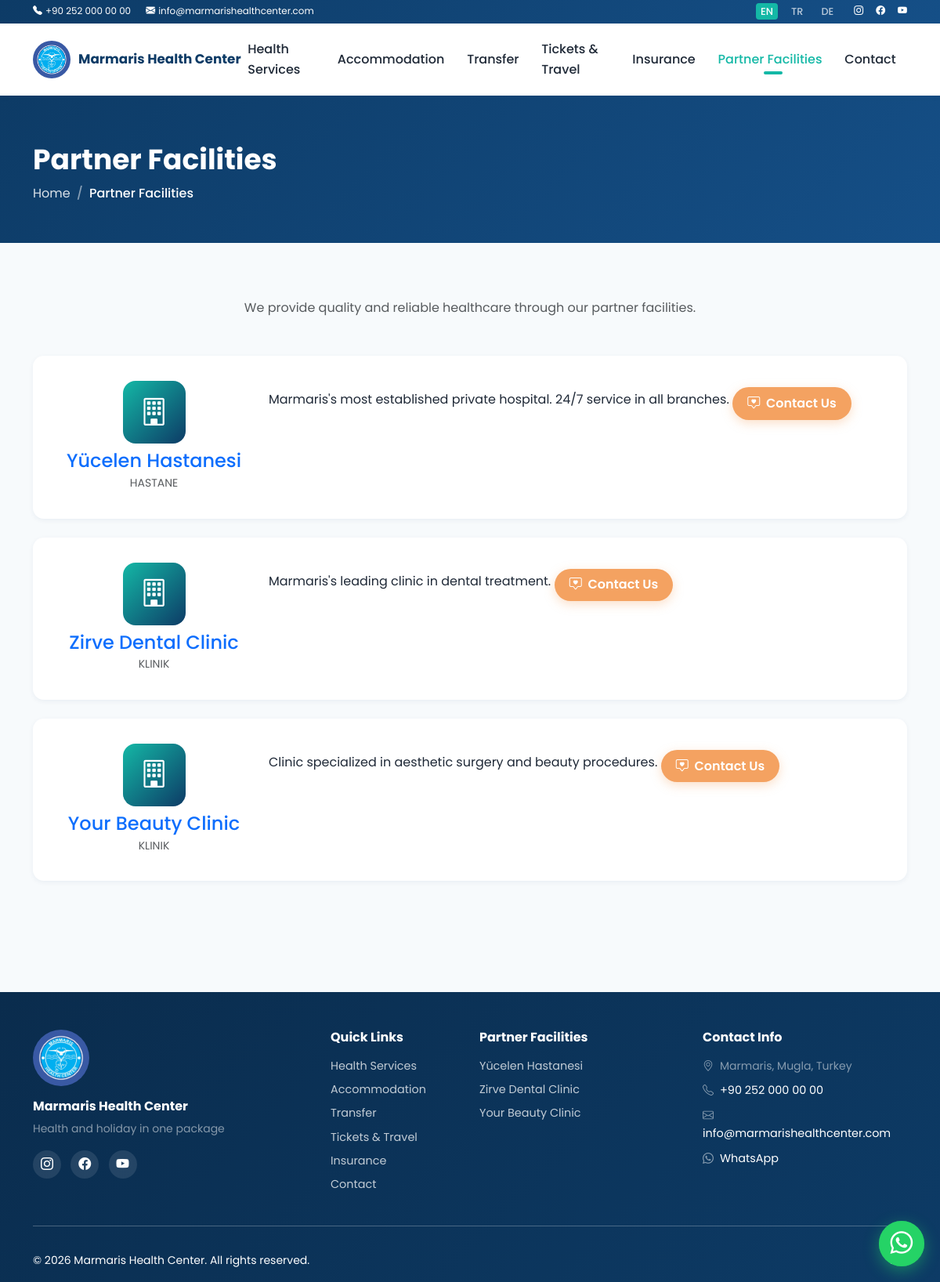
The app's page /partner-tesisler.php with its own data.
### tables this page shows
CREATE TABLE partnerler (
  id           INT AUTO_INCREMENT PRIMARY KEY,
  ad           VARCHAR(160),
  logo         VARCHAR(255),
  site         VARCHAR(255),
  tip          ENUM('hastane','klinik','laboratuvar','sigorta','konaklama','digerleri') DEFAULT 'klinik',
  sira         INT DEFAULT 0,
  durum        TINYINT(1) DEFAULT 1,
  tr_aciklama  TEXT,
  en_aciklama  TEXT,
  de_aciklama  TEXT
);

### inc/dil.php (called while the page is built, shortened)
<?php
function aktifDil(): string {
    $g = $_GET['lang'] ?? null;
    $c = $_COOKIE['mhc_dil'] ?? null;
    return VARSAYILAN_DIL;
}
$DIL = aktifDil();
$_LANG = [];
$dosya = __DIR__ . '/../lang/' . $DIL . '.php';
if (is_file($dosya)) {
    $_LANG = require $dosya;
}
function t(string $anahtar, array $degiskenler = []): string {
    global $_LANG;
    $deger = $_LANG[$anahtar] ?? $anahtar;
    return $deger;
}
function dilliAlan(array $satir, string $alanAdi): string {
    global $DIL;
    $kolon = $DIL . '_' . $alanAdi;
    if (!empty($satir[$kolon])) return (string)$satir[$kolon];
    return '';
}
function url(string $sayfa = '', string $slug = ''): string {
    global $DIL;
    $base = SITE_URL;
    $prefix = ($DIL === VARSAYILAN_DIL) ? '' : '/' . $DIL;
    $yol = $sayfa === '' ? '/' : ('/' . $sayfa . ($slug !== '' ? '/' . $slug : ''));
    if ($sayfa === '' && $prefix === '') return $base . '/';
    return $base . $prefix . $yol;
}

### inc/helpers.php (called while the page is built, shortened)
<?php
require_once __DIR__ . '/db.php';
function e($v): string {
    return htmlspecialchars((string)$v, ENT_QUOTES | ENT_SUBSTITUTE, 'UTF-8');
}
function ayar(string $anahtar, string $varsayilan = ''): string {
    static $cache = null;
    global $db;
    if ($cache === null) {
        $cache = [];
        try {
            $rows = $db->query("SELECT anahtar, deger FROM ayarlar")->fetchAll();
            foreach ($rows as $r) $cache[$r['anahtar']] = $r['deger'];
        } catch (Throwable $e) {}
    }
    return $cache[$anahtar] ?? $varsayilan;
}
function ayarDilli(string $anahtar, string $varsayilan = ''): string {
    global $DIL;
    $v = ayar($anahtar . '_' . $DIL);
    if ($v !== '') return $v;
    return ayar($anahtar . '_tr', $varsayilan);
}
function getList(string $tablo, string $where = '', array $params = [], string $orderBy = 'sira ASC, id DESC', int $limit = 0): array {
    global $db;
    $sql = "SELECT * FROM `$tablo`";
    if ($where !== '') $sql .= " WHERE $where";
    $sql .= " ORDER BY $orderBy";
    $st = $db->prepare($sql);
    $st->execute($params);
    return $st->fetchAll();
}

### partner-tesisler.php (the view, shortened to what this page needs)
<?php
require_once __DIR__ . '/inc/header.php';
$partnerler = getList('partnerler','durum=1');
?>
<section class="page-hero">
  <div class="container">
    <h1><?= t('menu_partnerler') ?></h1>
    <nav><ol class="breadcrumb">
      <li class="breadcrumb-item"><a href="<?= e(url('')) ?>"><?= t('menu_anasayfa') ?></a></li>
      <li class="breadcrumb-item active"><?= t('menu_partnerler') ?></li>
    </ol></nav>
  </div>
</section>
<section>
  <div class="container">
    <p class="text-center text-muted mb-5">
      <?= $DIL==='tr'?'Anlaşmalı sağlık kuruluşlarımızla kaliteli ve güvenilir sağlık hizmetleri sunuyoruz.':($DIL==='de'?'Mit unseren Partner-Gesundheitseinrichtungen bieten wir qualitativ hochwertige und vertrauenswürdige Gesundheitsdienste.':'We provide quality and reliable healthcare through our partner facilities.') ?>
    </p>
    <?php foreach ($partnerler as $i => $p): ?>
      <div id="partner-<?= (int)$p['id'] ?>" class="content-block mb-4">
        <div class="row g-4 align-items-start">
          <div class="col-md-3 text-center">
            <div class="service-icon mx-auto mb-2" style="width:80px;height:80px;font-size:2.2rem;"><i class="bi bi-building"></i></div>
            <h4 class="text-primary mb-0"><?= e($p['ad']) ?></h4>
            <small class="text-muted text-uppercase"><?= e($p['tip']) ?></small>
          </div>
          <div class="col-md-9">
            <?= dilliAlan($p,'aciklama') ?>
            <a class="btn btn-cta mt-2" href="<?= e(url('iletisim')) ?>"><i class="bi bi-chat-square-heart me-1"></i> <?= t('iletisime_gec') ?></a>
          </div>
        </div>
      </div>
    <?php endforeach; ?>
  </div>
</section>
<?php require_once __DIR__ . '/inc/footer.php'; ?>

### inc/footer.php (shortened to what this page needs)
<footer class="site-footer mt-5 pt-5">
  <div class="container">
    <div class="row g-4">
      <div class="col-lg-4">
        <img src="<?= SITE_URL ?>/img/logo2.jpg" alt="<?= e(ayar('site_adi')) ?>" class="footer-logo mb-3">
        <h6 class="fw-bold"><?= e(ayar('site_adi')) ?></h6>
        <p class="small text-white-50 mt-2"><?= e(ayarDilli('site_slogan')) ?></p>
        <div class="social-icons mt-3">
          <?php if (ayar('instagram')): ?><a href="<?= e(ayar('instagram')) ?>" target="_blank"><i class="bi bi-instagram"></i></a><?php endif; ?>
          <?php if (ayar('facebook')):  ?><a href="<?= e(ayar('facebook'))  ?>" target="_blank"><i class="bi bi-facebook"></i></a><?php endif; ?>
          <?php if (ayar('youtube')):   ?><a href="<?= e(ayar('youtube'))   ?>" target="_blank"><i class="bi bi-youtube"></i></a><?php endif; ?>
        </div>
      </div>
      <div class="col-6 col-lg-2">
        <h6 class="fw-bold mb-3"><?= t('hizli_baglantilar') ?></h6>
        <ul class="list-unstyled small">
          <li><a href="<?= e(url('saglik-hizmetleri')) ?>"><?= t('menu_hizmetler') ?></a></li>
          <li><a href="<?= e(url('konaklama')) ?>"><?= t('menu_konaklama') ?></a></li>
          <li><a href="<?= e(url('transfer')) ?>"><?= t('menu_transfer') ?></a></li>
          <li><a href="<?= e(url('bilet-seyahat')) ?>"><?= t('menu_bilet') ?></a></li>
          <li><a href="<?= e(url('sigorta')) ?>"><?= t('menu_sigorta') ?></a></li>
          <li><a href="<?= e(url('iletisim')) ?>"><?= t('menu_iletisim') ?></a></li>
        </ul>
      </div>
      <div class="col-6 col-lg-3">
        <h6 class="fw-bold mb-3"><?= t('menu_partnerler') ?></h6>
        <ul class="list-unstyled small">
          <?php foreach (getList('partnerler','durum=1') as $p): ?>
            <li><a href="<?= e(url('partner-tesisler')) ?>#partner-<?= (int)$p['id'] ?>"><?= e($p['ad']) ?></a></li>
          <?php endforeach; ?>
        </ul>
      </div>
      <div class="col-lg-3">
        <h6 class="fw-bold mb-3"><?= t('iletisim_bilgi') ?></h6>
        <ul class="list-unstyled small text-white-50">
          <li class="mb-2"><i class="bi bi-geo-alt me-2"></i><?= e(ayarDilli('adres')) ?></li>
          <li class="mb-2"><i class="bi bi-telephone me-2"></i><a class="text-white" href="tel:<?= e(ayar('telefon')) ?>"><?= e(ayar('telefon')) ?></a></li>
          <li class="mb-2"><i class="bi bi-envelope me-2"></i><a class="text-white" href="mailto:<?= e(ayar('eposta')) ?>"><?= e(ayar('eposta')) ?></a></li>
          <li class="mb-2"><i class="bi bi-whatsapp me-2"></i><a class="text-white" href="https://wa.me/<?= e(preg_replace('/\D/','', ayar('whatsapp'))) ?>" target="_blank">WhatsApp</a></li>
        </ul>
      </div>
    </div>
    <hr class="border-white-50 mt-4">
    <div class="d-md-flex justify-content-between small py-3">
      <div>© <?= date('Y') ?> <?= e(ayar('site_adi')) ?>. <?= t('haklar_saklidir') ?></div>
      <div>v1.0</div>
    </div>
  </div>
</footer>
<a class="wa-float" href="https://wa.me/<?= e(preg_replace('/\D/','', ayar('whatsapp'))) ?>" target="_blank" aria-label="WhatsApp">
  <i class="bi bi-whatsapp"></i>
</a>
</body>
</html>

### css/style.css (style rules this page uses)
:root { --mhc-primary: #0d3b66; --mhc-primary-2: #154f87; --mhc-accent: #14b8a6; --mhc-accent-2: #2dd4bf; --mhc-gold: #f4a261; --mhc-bg: #f7fafc; --mhc-card: #ffffff; --mhc-text: #1f2937; --mhc-muted: #6b7280; --mhc-border: #e5e7eb; --mhc-radius: 14px; --mhc-shadow-sm: 0 2px 6px rgba(13,59,102,.06); --mhc-shadow: 0 8px 28px rgba(13,59,102,.10); }
* { box-sizing: border-box; }
html { scroll-behavior: smooth; }
body { font-family: 'Poppins', system-ui, -apple-system, sans-serif; color: var(--mhc-text); background: var(--mhc-bg); line-height: 1.65; }
a { color: var(--mhc-primary); text-decoration: none; transition: color .2s; }
img { max-width: 100%; height: auto; }
.footer-logo { height: 72px; width: 72px; object-fit: cover; border-radius: 50%; }
.btn-cta { background: var(--mhc-gold); color: #fff; font-weight: 600; padding: .55rem 1.2rem; border-radius: 50rem; border: 0; box-shadow: 0 4px 14px rgba(244,162,97,.35); transition: transform .15s, box-shadow .15s, background .15s; }
section { padding: 70px 0; }
.service-icon { width: 60px; height: 60px; border-radius: 16px; background: linear-gradient(135deg, var(--mhc-accent), var(--mhc-primary)); color: #fff; display: flex; align-items: center; justify-content: center; font-size: 1.6rem; margin-bottom: 18px; }
.page-hero { background: linear-gradient(135deg, var(--mhc-primary) 0%, var(--mhc-primary-2) 100%); color: #fff; padding: 60px 0 50px; margin-bottom: 0; }
.page-hero h1 { font-weight: 700; font-size: clamp(1.6rem, 3vw, 2.4rem); }
.page-hero .breadcrumb { --bs-breadcrumb-divider-color: rgba(255,255,255,.5); background: transparent; margin: 0; }
.page-hero .breadcrumb-item, .page-hero .breadcrumb-item a { color: rgba(255,255,255,.85); }
.page-hero .breadcrumb-item.active { color: #fff; font-weight: 500; }
.wa-float { position: fixed; right: 20px; bottom: 20px; width: 58px; height: 58px; background: #25D366; color: #fff; border-radius: 50%; display: flex; align-items: center; justify-content: center; font-size: 1.8rem; box-shadow: 0 6px 20px rgba(37,211,102,.45); z-index: 1030; transition: transform .15s; }
.wa-float::after { content: ''; position: absolute; inset: 0; border-radius: 50%; border: 2px solid #25D366; opacity: .6; animation: wa-ping 1.6s infinite; }
.site-footer { background: linear-gradient(135deg, #0a2c4d 0%, var(--mhc-primary) 100%); color: #fff; padding-bottom: 0; }
.site-footer h6 { color: #fff; }
.site-footer ul li { margin-bottom: .4rem; }
.site-footer ul li a { color: rgba(255,255,255,.75); font-size: .9rem; }
.social-icons a { display: inline-flex; align-items: center; justify-content: center; width: 36px; height: 36px; border-radius: 50%; background: rgba(255,255,255,.1); color: #fff; margin-right: 8px; transition: background .2s; }
.content-block { background: #fff; border-radius: var(--mhc-radius); padding: 32px; box-shadow: var(--mhc-shadow-sm); }

### records on screen
partnerler: ad "Yücelen Hastanesi", tip "HASTANE", en_aciklama "Marmaris's most established private hospital. 24/7 service in all branches."
partnerler: ad "Zirve Dental Clinic", tip "KLINIK", en_aciklama "Marmaris's leading clinic in dental treatment."
partnerler: ad "Your Beauty Clinic", tip "KLINIK", en_aciklama "Clinic specialized in aesthetic surgery and beauty procedures."

### other values on screen
ayar('telefon') "+90 252 000 00 00"
ayar('eposta') "info@marmarishealthcenter.com"
$d "EN"
$d "TR"
$d "DE"
ayar('site_adi') "Marmaris Health Center"
t('menu_hizmetler') "Health Services"
t('menu_konaklama') "Accommodation"
t('menu_transfer') "Transfer"
t('menu_bilet') "Tickets & Travel"
t('menu_sigorta') "Insurance"
t('menu_partnerler') "Partner Facilities"
t('menu_iletisim') "Contact"
t('menu_anasayfa') "Home"
ayarDilli('site_slogan') "Health and holiday in one package"
